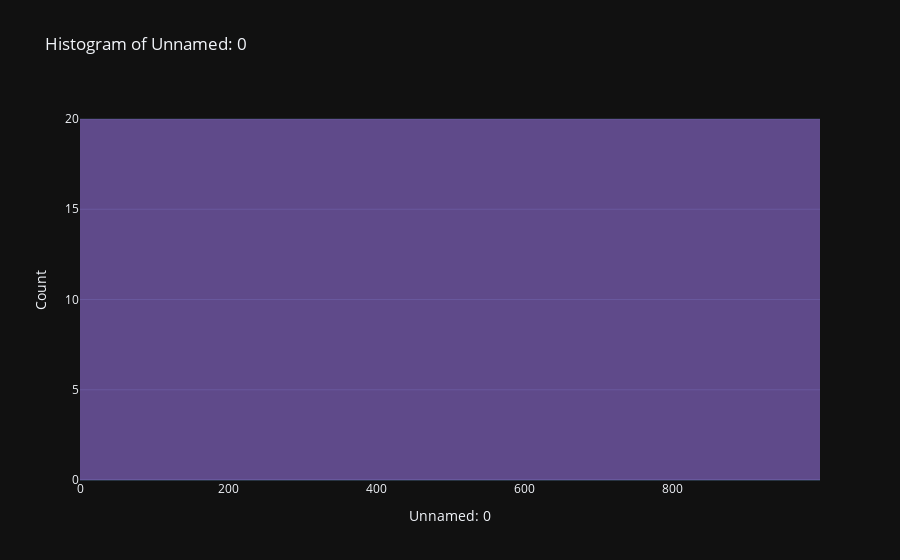
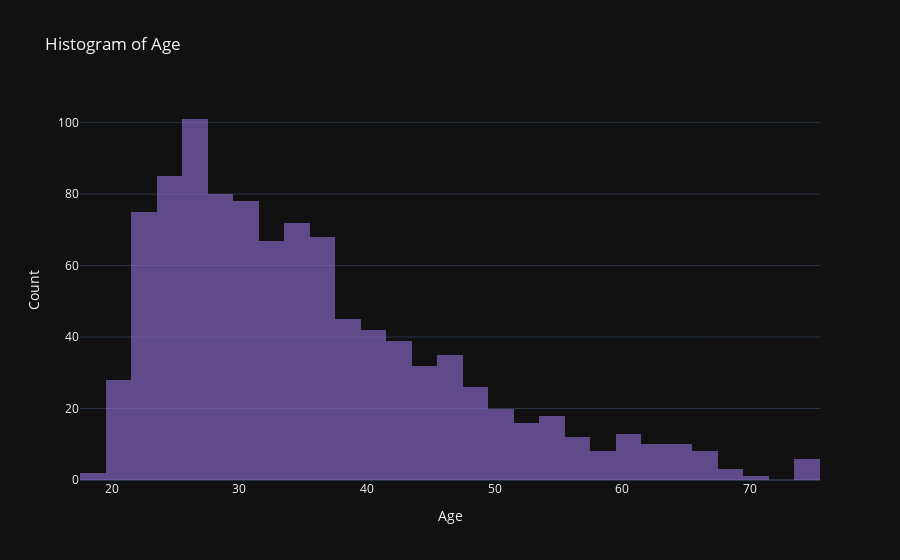
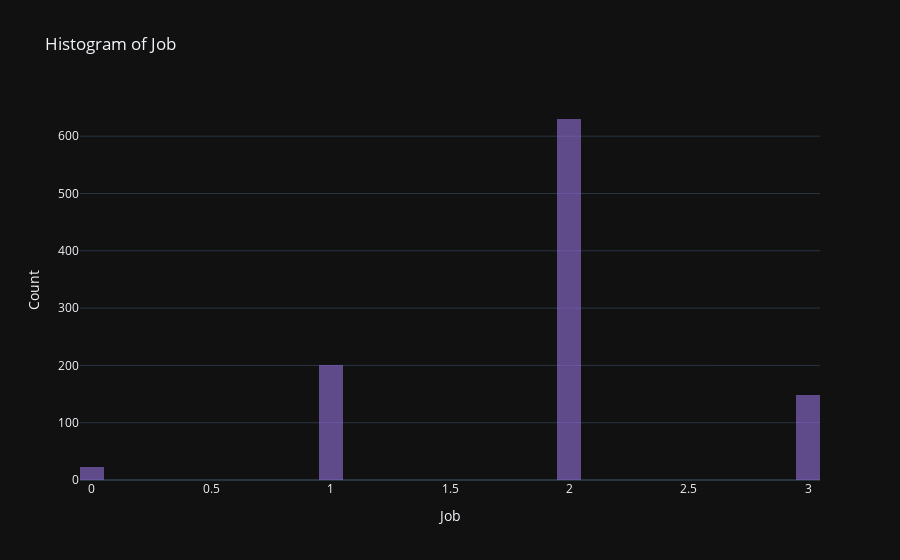
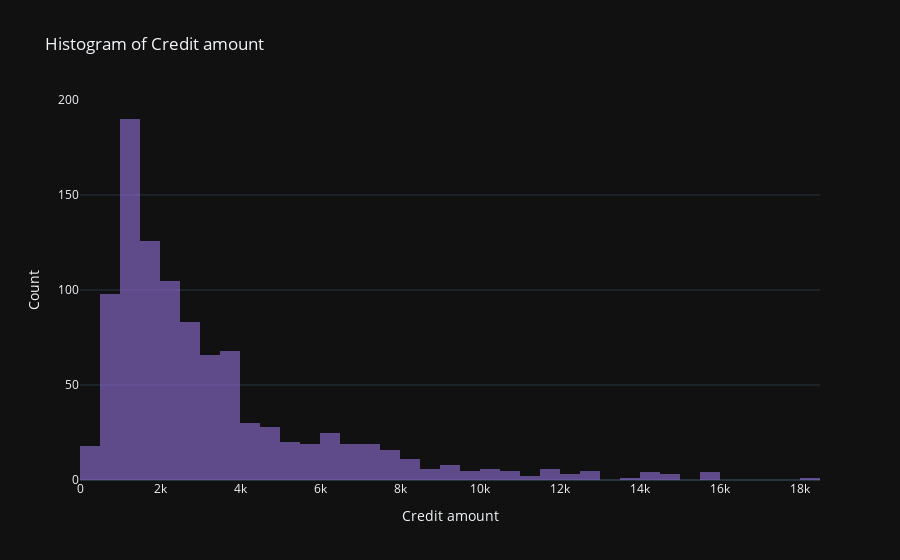

Here is the notebook cell these charts were saved with, in order:
### Code cell
# 1. Identify numerical columns (excluding any “Id” column)
num_cols = [
    col 
    for col in df.columns 
    if df[col].dtype != 'O' and col != 'Id'
]
print('Number of numerical variables:', len(num_cols))

# 2a. Using Plotly Express histograms
for col in num_cols:
    fig = px.histogram(
        df,
        x=col,
        nbins=50,
        title=f'Histogram of {col}',
        opacity=0.6,
        color_discrete_sequence=['mediumpurple']
    )
    fig.update_layout(
        xaxis_title=col,
        yaxis_title='Count'
    )
    py.offline.iplot(fig)

### Figure 1 — Plotly figure (JSON) as saved in the notebook; plotly's stock layout.template omitted (floating-point values rounded to 4 significant figures; data arrays with more than 128 entries replaced by an {"elided": "..."} marker saying what was removed)
{"data": [{"bingroup": "x", "hovertemplate": "Unnamed: 0=%{x}<br>count=%{y}<extra></extra>", "legendgroup": "", "marker": {"color": "mediumpurple", "opacity": 0.6, "pattern": {"shape": ""}}, "name": "", "nbinsx": 50, "orientation": "v", "showlegend": false, "type": "histogram", "x": {"elided": "1000 int values"}, "xaxis": "x", "yaxis": "y"}], "layout": {"barmode": "relative", "legend": {"tracegroupgap": 0}, "title": {"text": "Histogram of Unnamed: 0"}, "xaxis": {"anchor": "y", "domain": [0, 1], "title": {"text": "Unnamed: 0"}}, "yaxis": {"anchor": "x", "domain": [0, 1], "title": {"text": "Count"}}}}

### Figure 2 — Plotly figure (JSON) as saved in the notebook; plotly's stock layout.template omitted (floating-point values rounded to 4 significant figures; data arrays with more than 128 entries replaced by an {"elided": "..."} marker saying what was removed)
{"data": [{"bingroup": "x", "hovertemplate": "Age=%{x}<br>count=%{y}<extra></extra>", "legendgroup": "", "marker": {"color": "mediumpurple", "opacity": 0.6, "pattern": {"shape": ""}}, "name": "", "nbinsx": 50, "orientation": "v", "showlegend": false, "type": "histogram", "x": {"elided": "1000 int values"}, "xaxis": "x", "yaxis": "y"}], "layout": {"barmode": "relative", "legend": {"tracegroupgap": 0}, "title": {"text": "Histogram of Age"}, "xaxis": {"anchor": "y", "domain": [0, 1], "title": {"text": "Age"}}, "yaxis": {"anchor": "x", "domain": [0, 1], "title": {"text": "Count"}}}}

### Figure 3 — Plotly figure (JSON) as saved in the notebook; plotly's stock layout.template omitted (floating-point values rounded to 4 significant figures; data arrays with more than 128 entries replaced by an {"elided": "..."} marker saying what was removed)
{"data": [{"bingroup": "x", "hovertemplate": "Job=%{x}<br>count=%{y}<extra></extra>", "legendgroup": "", "marker": {"color": "mediumpurple", "opacity": 0.6, "pattern": {"shape": ""}}, "name": "", "nbinsx": 50, "orientation": "v", "showlegend": false, "type": "histogram", "x": {"elided": "1000 int values"}, "xaxis": "x", "yaxis": "y"}], "layout": {"barmode": "relative", "legend": {"tracegroupgap": 0}, "title": {"text": "Histogram of Job"}, "xaxis": {"anchor": "y", "domain": [0, 1], "title": {"text": "Job"}}, "yaxis": {"anchor": "x", "domain": [0, 1], "title": {"text": "Count"}}}}

### Figure 4 — Plotly figure (JSON) as saved in the notebook; plotly's stock layout.template omitted (floating-point values rounded to 4 significant figures; data arrays with more than 128 entries replaced by an {"elided": "..."} marker saying what was removed)
{"data": [{"bingroup": "x", "hovertemplate": "Credit amount=%{x}<br>count=%{y}<extra></extra>", "legendgroup": "", "marker": {"color": "mediumpurple", "opacity": 0.6, "pattern": {"shape": ""}}, "name": "", "nbinsx": 50, "orientation": "v", "showlegend": false, "type": "histogram", "x": {"elided": "1000 int values"}, "xaxis": "x", "yaxis": "y"}], "layout": {"barmode": "relative", "legend": {"tracegroupgap": 0}, "title": {"text": "Histogram of Credit amount"}, "xaxis": {"anchor": "y", "domain": [0, 1], "title": {"text": "Credit amount"}}, "yaxis": {"anchor": "x", "domain": [0, 1], "title": {"text": "Count"}}}}
